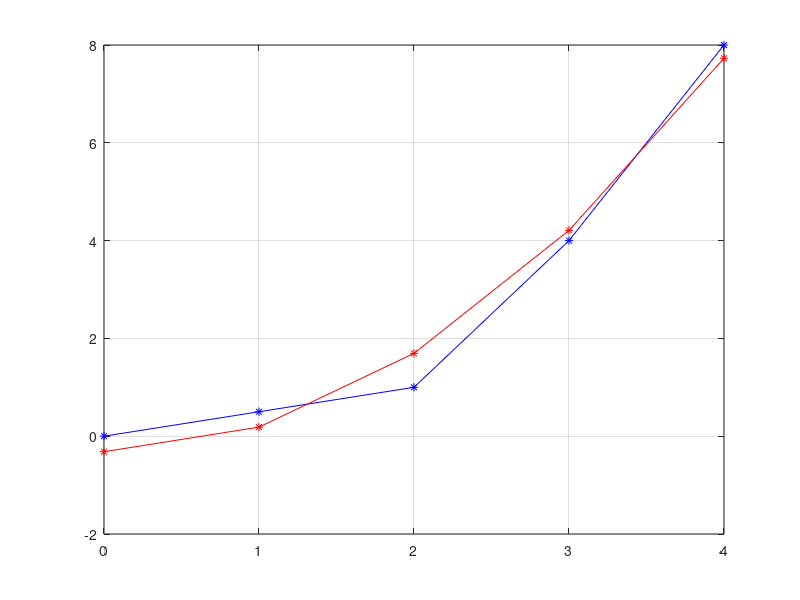

This chart was generated by the following MATLAB code:
clear

format short
    
t = [ 0 1 2 3 4 ];
f = [ 0 0.5 1 4 8 ];


plot(t, f, "-*b")
grid on

% ---------------- regresna priamnka y = a + b.t

b0 = t.^0;
b1 = t.^2;
%b1 = log(t+1)

A = [ b0*b0' b1*b0' 
      b0*b1' b1*b1' ];

b = [ f*b0'
      f*b1'];

c = A\b;

fp = c(1)*b0 + c(2)*b1;

(f-fp)

e = sqrt((f-fp) * (f-fp)')

plot(t, f, "-*b", t, fp, '-*r')
grid on
